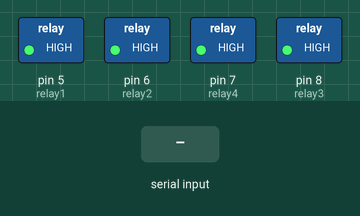
Recording of a sketch running on a simulated Arduino Uno, built with avr-gcc and run on an emulated ATmega328P. Shown: switched loads named in the sketch (green lamp = pin HIGH). The test bench sets the inputs (shaded band).

Above: at 1.2 s.
1.3 s: "1" received over Serial
At 2.4 s:
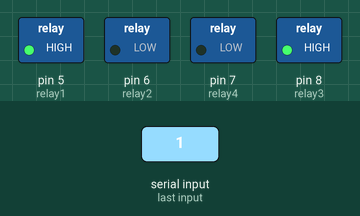
2.8 s: "2" received over Serial
At 3.6 s:
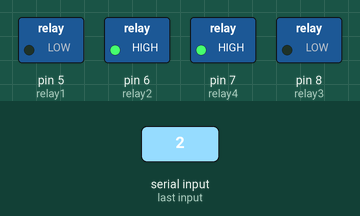
4.3 s: "3" received over Serial
At 4.7 s:
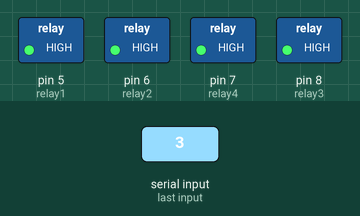
Timing chart, 0 to 7.3 s (numbered marks = the images above; inputs shaded):
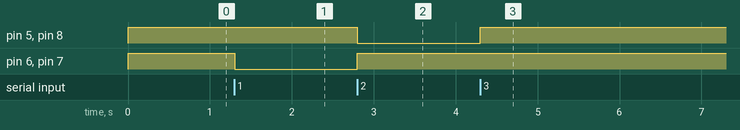

Measured:
- after the input at 1.3 s, pin 6 (relay2), pin 7 (relay4): HIGH → LOW at once
- after the input at 2.8 s, pin 5 (relay1), pin 8 (relay3): HIGH → LOW at once; pin 6 (relay2), pin 7 (relay4): LOW → HIGH at once
- after the input at 4.3 s, pin 5 (relay1), pin 8 (relay3): LOW → HIGH at once

The sketch:

motor_control1.ino
```cpp
int relay1 = 5;  // Relay 1 (controls motor 1 plus trarminal)
int relay2 = 6;  //Relay 2 (controls motor 1 plus trarminal)

int relay4 = 7;  // Relay 3 (controls motor 2 plus trarminal)
int relay3 = 8;  // Relay 4 (controls motor 3 negative trarminal)


void setup() {

pinMode(relay4,OUTPUT);
pinMode(relay3,OUTPUT);
pinMode(relay1,OUTPUT);
pinMode(relay2,OUTPUT);

Serial.begin(9600);

digitalWrite(relay1,HIGH);
digitalWrite(relay2,HIGH);
digitalWrite(relay3,HIGH);
digitalWrite(relay4,HIGH);

}

void loop() {

if (Serial.available()){

  char x=Serial.read();

  if(x=='1'){
    forward();
  }

 else if(x=='2'){

    backword();
 }

 else if(x=='3'){

    stop_car();
 }

}

}

void forward(){

  digitalWrite(relay2,LOW);
  digitalWrite(relay1,HIGH);

  digitalWrite(relay4,LOW);
  digitalWrite(relay3,HIGH);
}

void backword(){

   digitalWrite(relay2,HIGH);
   digitalWrite(relay1,LOW);

   digitalWrite(relay4,HIGH);
   digitalWrite(relay3,LOW);
}

void stop_car(){

   digitalWrite(relay2,HIGH);
   digitalWrite(relay1,HIGH);

   digitalWrite(relay4,HIGH);
   digitalWrite(relay3,HIGH);
}
```
